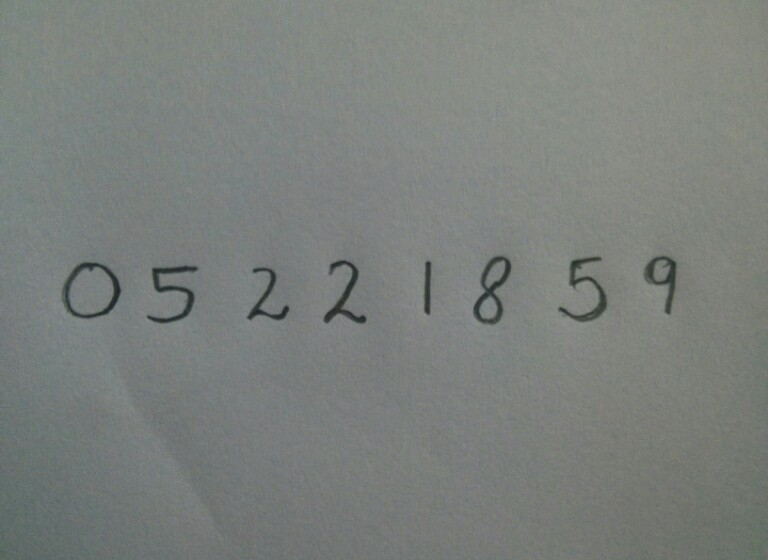
#> input picture digitRecognition/photo_1.jpg, 768 x 560 px
$ python text.py   (older library calls are emulated)
#> lines starting #> are read from the running program, lines starting #| are printed output that depends on the picture; after the words box and inside, x2 and y2 are one past the last pixel; in counts of white or black regions, pixels touching at a corner belong together
import cv2

img=raw_input("Image name:")
#> the answer given: ../digitRecognition/photo_1.jpg


image = cv2.imread(img)
#> image is the input picture: shape (560, 768, 3); mean B, G, R 123.9, 127.4, 123
gray = cv2.cvtColor(image,cv2.COLOR_BGR2GRAY)
_,thresh = cv2.threshold(gray,70,255,cv2.THRESH_BINARY_INV)
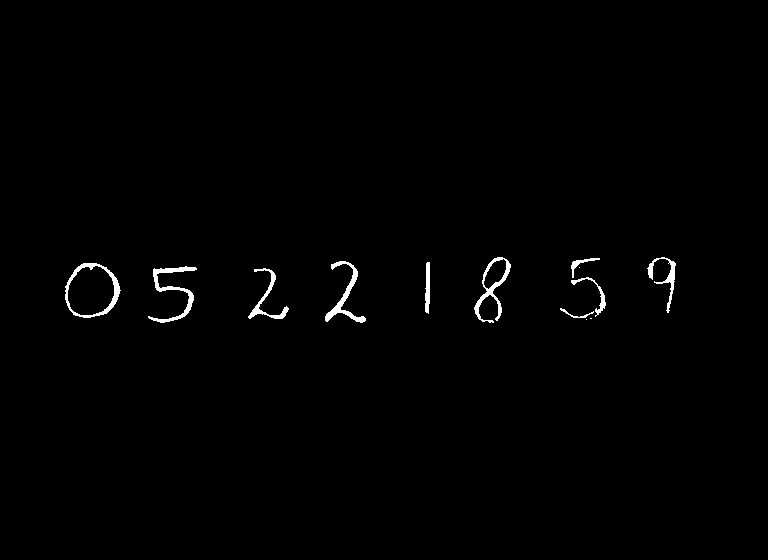
#> thresh: shape (560, 768); 0.85% white; 13 white regions (3 under 20 px), largest, box (x1, y1, x2, y2) and area: (148, 266, 197, 323) 611, (65, 263, 121, 318) 593, (474, 257, 511, 323) 548
kernel = cv2.getStructuringElement(cv2.MORPH_CROSS,(3,3))
dilated = cv2.dilate(thresh,kernel,iterations = 13)
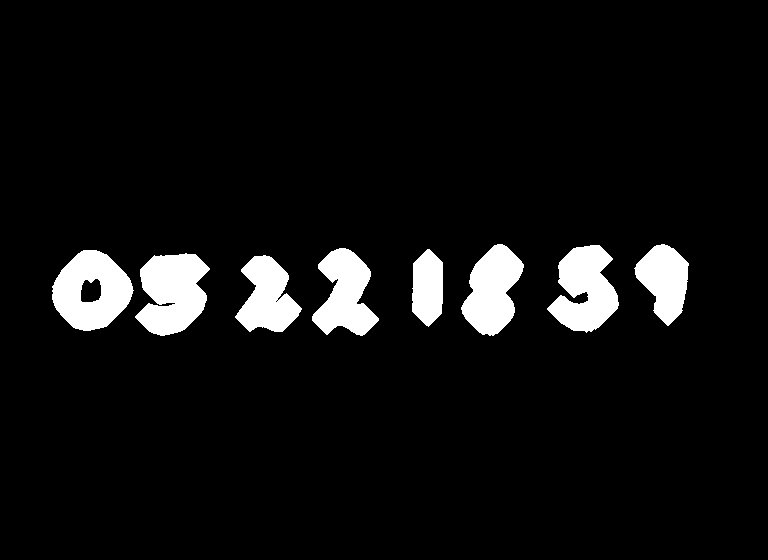
#> dilated: shape (560, 768); 6.5% white; 8 white regions
_,contours, hierarchy = cv2.findContours(thresh,cv2.RETR_EXTERNAL,cv2.CHAIN_APPROX_NONE)
#> contours = 13 contours, 3 with area under 20; largest, box (x1, y1, x2, y2) and area: (65, 263, 121, 318) 2284, (474, 257, 511, 323) 818, (148, 266, 197, 323) 462, (325, 261, 366, 323) 438, (248, 268, 289, 319) 289


i=5
for contour in contours:

    [x,y,w,h] = cv2.boundingRect(contour)


    cv2.imwrite(str(i)+".jpg",image[y:y+h,x:x+w])
    i=i+1
#> this loop made 13 passes
#> (x, y, w, h) on passes 1, 3, 4, 5, 6, 7, 8, 9, 10, 11, 12, 13: (586, 319, 1, 1), (560, 308, 34, 10), (571, 277, 35, 40), (248, 268, 41, 51), (579, 267, 1, 1), (148, 266, 49, 57), (65, 263, 56, 55), (425, 262, 5, 52), (325, 261, 41, 62), (571, 258, 29, 20), (647, 257, 29, 56), (474, 257, 37, 66)
#> (contour, x, y, w, h) on pass 2: ([[590, 318], [591, 318]], 590, 318, 2, 1)
#> after the loop, i = 18
